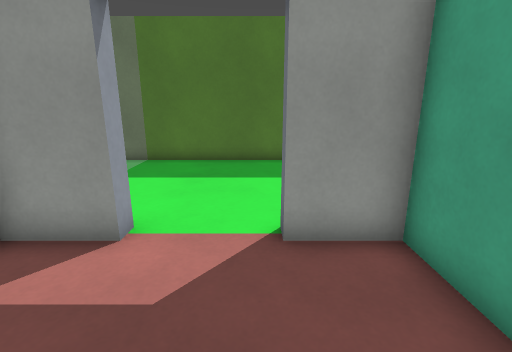
View 1 (above)

18 first-person views from a walk through a level from a Godot 3-D game. The camera is 1.2 m above the floor, tilts 14° down and sees 85° across. The floor is counted in squares, 0.5 m on a side. Each view is taken from the middle of a square. On the plan, view 1 faces up. The plan holds only what a view shows up to about 18 squares ahead; the rest is blank. The place goes on beyond the plan. Characters and animated objects are not drawn. Surface patterns are stand-ins for the level's own textures.

View 2
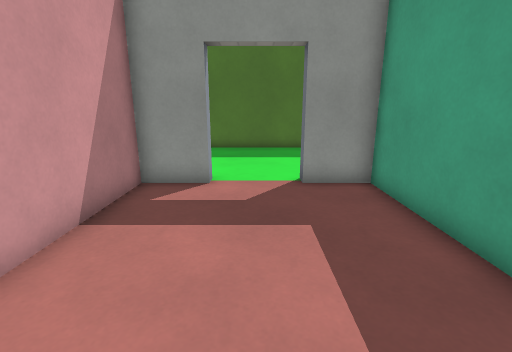

View 3
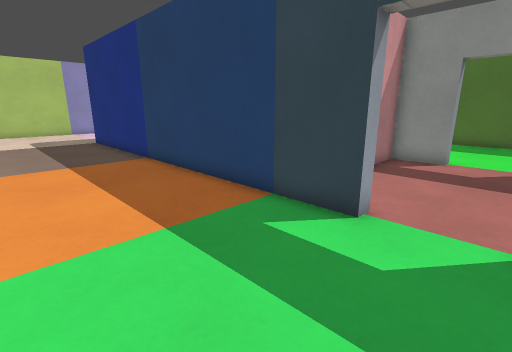

View 4
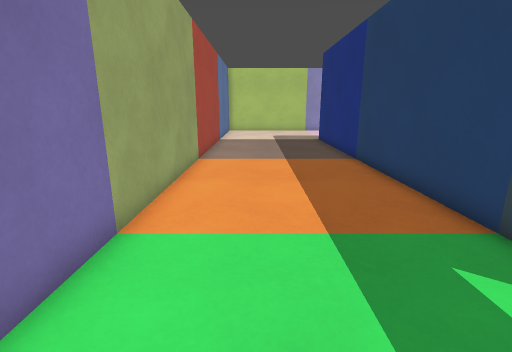

View 5
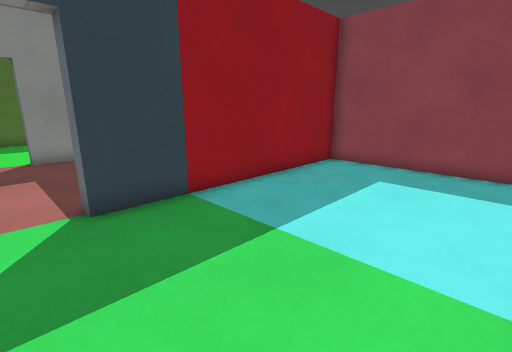

View 6
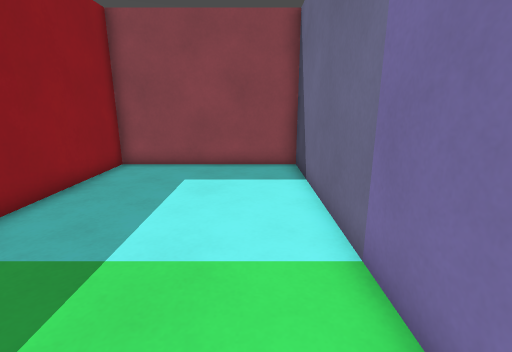

View 7
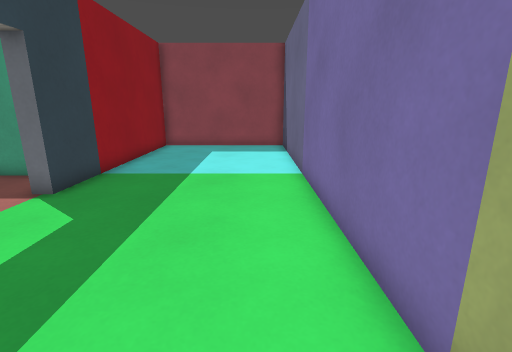

View 8
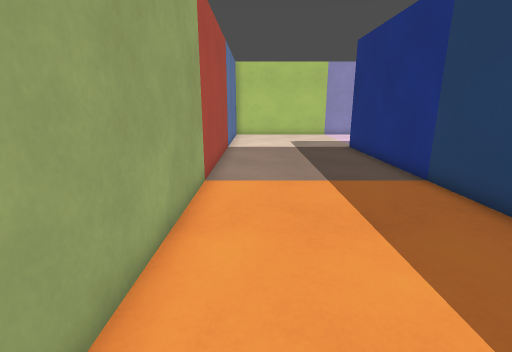

View 9
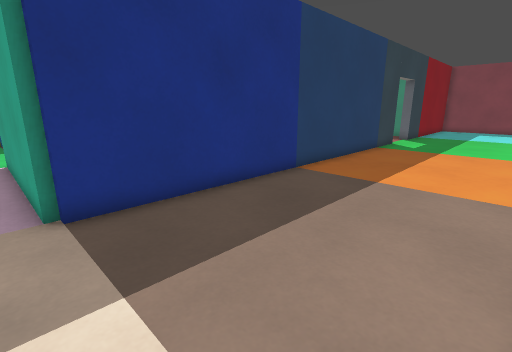

View 10
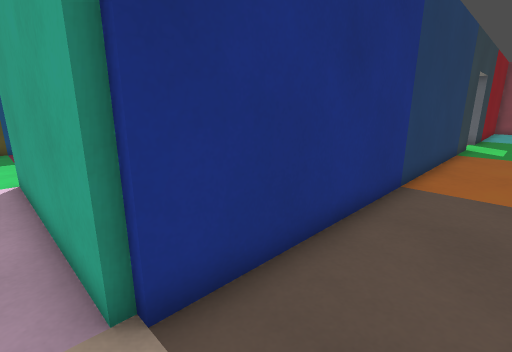

View 11
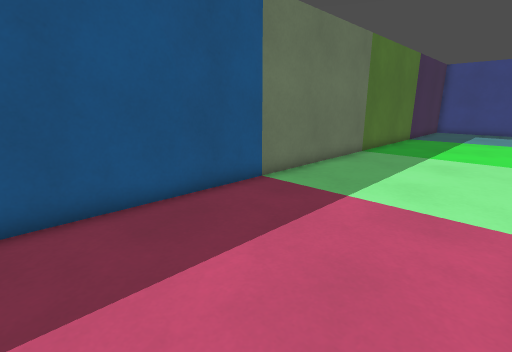

View 12
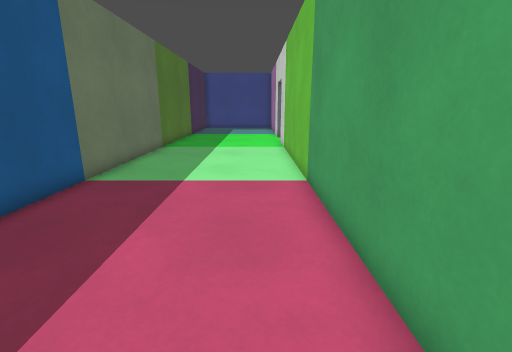

View 13
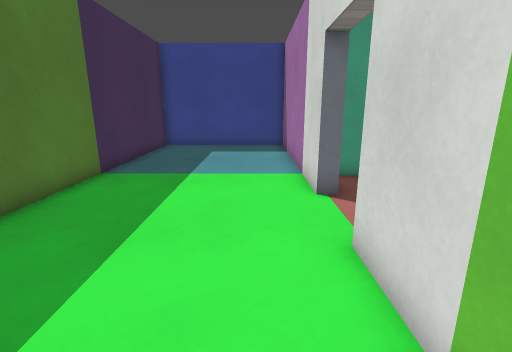

View 14
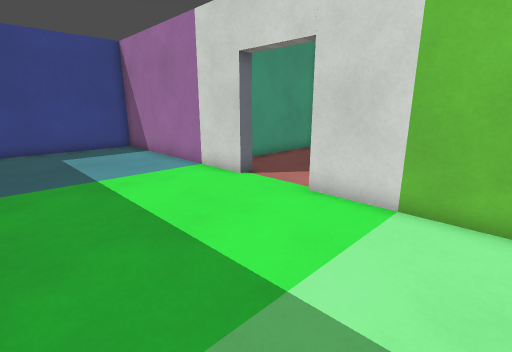

View 15
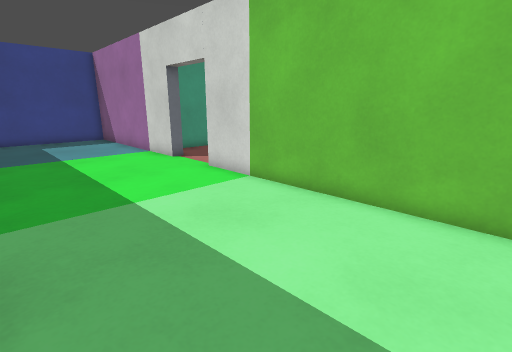

View 16
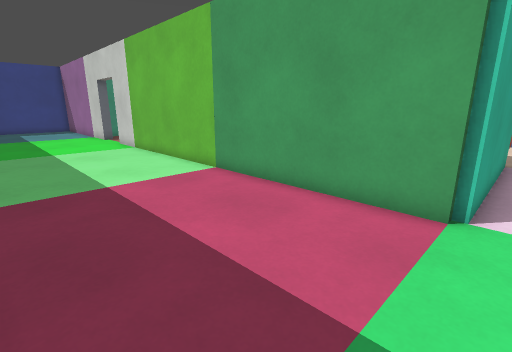

View 17
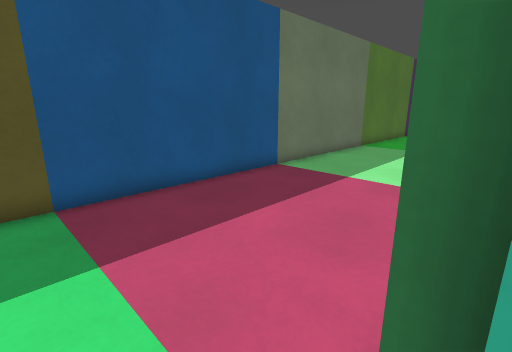

View 18
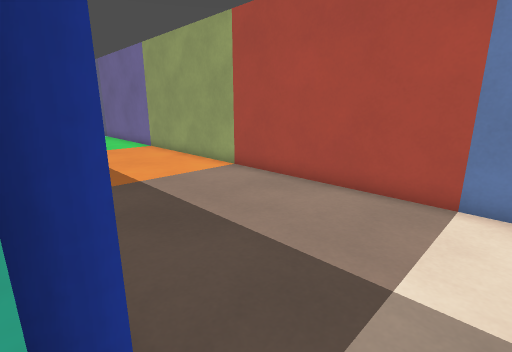

### Floor plan
Points are (right, up) in squares from view 1. A wall is a line through its corners. A room is listed if a view was taken in it or the views show most of it. See-through windows are left out.
Room 1 (view 1)
walls: (-2.5, 4.7) (-4.7, 4.7) (-4.7, -0.4); (2.7, -2.5) (2.7, 4.7) (0.5, 4.7)
ways out: opening at (-1, -3) to room 2; opening at (-1, 5) to room 3
Room 2 (views 2, 3, 4, 5, 6, 7, 8, 9, 10, 17, 18)
walls: (-2.5, -2.6) (-2.5, -3.3) (-21, -3.3); (-20.9, -3) (-21.3, -3) (-21.3, 5); (-22.5, -10.7) (10.7, -10.7) (10.7, -3.3) (0.5, -3.3) (0.5, -2.6); (-21, 4.9) (-21, 5.3)
ways out: opening at (-1, -3) to room 1; opening at (-22, 5) to room 3
Room 3 (views 11, 12, 13, 14, 15, 16)
walls: (0.5, 4.7) (0.5, 5.3) (10.7, 5.3) (10.7, 12.7) (-21.9, 12.7); (-21, 5.3) (-2.5, 5.3) (-2.5, 4.7)
ways out: opening at (-1, 5) to room 1; opening at (-22, 5) to room 2

Where each view was taken, in squares from view 1:
view 1: 0 up, 0 right, facing up
view 2: 4 down, 1 left, facing up
view 3: 9 down, 0 right, facing up-left
view 4: 8 down, 0 right, facing left
view 5: 10 down, 1 left, facing up-right
view 6: 9 down, 1 left, facing right
view 7: 9 down, 7 left, facing right
view 8: 9 down, 4 left, facing left
view 9: 10 down, 22 left, facing up-right
view 10: 6 down, 22 left, facing up-right
view 11: 6 up, 20 left, facing up-right
view 12: 7 up, 22 left, facing right
view 13: 7 up, 7 left, facing right
view 14: 12 up, 7 left, facing down-right
view 15: 12 up, 12 left, facing down-right
view 16: 12 up, 22 left, facing down-right
view 17: 5 up, 22 left, facing up-right
view 18: 3 down, 22 left, facing down-right
